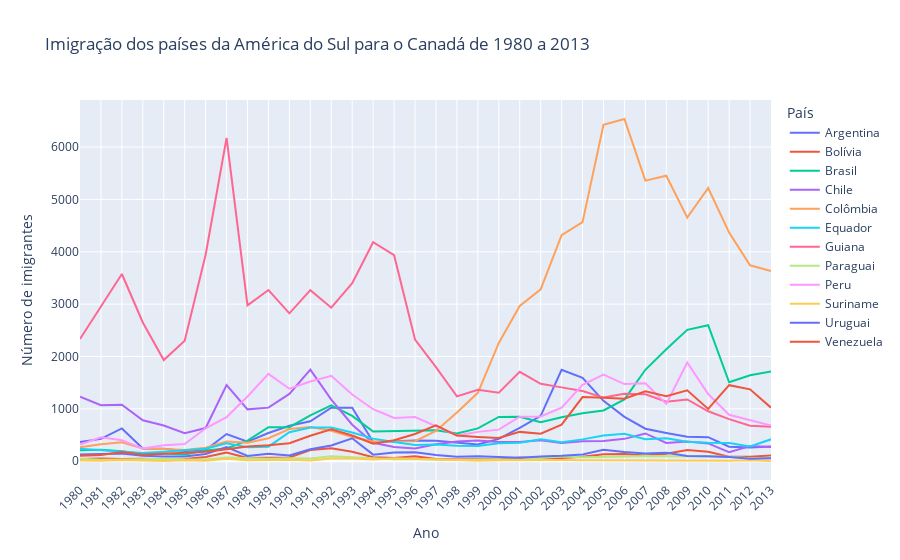

This figure's notebook cell:
### Code cell
fig = px.line(america_sul_final, x=america_sul_final.index, y=america_sul_final.columns, color='País', 
              title='Imigração dos países da América do Sul para o Canadá de 1980 a 2013')
fig.update_layout(
    xaxis={'tickangle': -45},
    xaxis_title='Ano',
    yaxis_title='Número de imigrantes')

fig.show()

### Figure 1 — Plotly figure (JSON) as saved in the notebook; plotly's stock layout.template omitted (floating-point values rounded to 4 significant figures)
{"data": [{"hovertemplate": "País=Argentina<br>index=%{x}<br>value=%{y}<extra></extra>", "legendgroup": "Argentina", "line": {"color": "#636efa", "dash": "solid"}, "marker": {"symbol": "circle"}, "mode": "lines", "name": "Argentina", "orientation": "v", "showlegend": true, "type": "scatter", "x": ["1980", "1981", "1982", "1983", "1984", "1985", "1986", "1987", "1988", "1989", "1990", "1991", "1992", "1993", "1994", "1995", "1996", "1997", "1998", "1999", "2000", "2001", "2002", "2003", "2004", "2005", "2006", "2007", "2008", "2009", "2010", "2011", "2012", "2013"], "xaxis": "x", "y": [368, 426, 626, 241, 237, 196, 213, 519, 374, 538, 678, 763, 1023, 1022, 366, 380, 396, 391, 349, 318, 427, 635, 865, 1745, 1591, 1153, 847, 620, 540, 467, 459, 278, 263, 282], "yaxis": "y"}, {"hovertemplate": "País=Bolívia<br>index=%{x}<br>value=%{y}<extra></extra>", "legendgroup": "Bolívia", "line": {"color": "#EF553B", "dash": "solid"}, "marker": {"symbol": "circle"}, "mode": "lines", "name": "Bolívia", "orientation": "v", "showlegend": true, "type": "scatter", "x": ["1980", "1981", "1982", "1983", "1984", "1985", "1986", "1987", "1988", "1989", "1990", "1991", "1992", "1993", "1994", "1995", "1996", "1997", "1998", "1999", "2000", "2001", "2002", "2003", "2004", "2005", "2006", "2007", "2008", "2009", "2010", "2011", "2012", "2013"], "xaxis": "x", "y": [44, 52, 42, 49, 38, 44, 79, 165, 63, 68, 71, 214, 247, 180, 75, 61, 96, 43, 33, 42, 33, 72, 57, 59, 85, 134, 139, 107, 143, 214, 180, 86, 83, 107], "yaxis": "y"}, {"hovertemplate": "País=Brasil<br>index=%{x}<br>value=%{y}<extra></extra>", "legendgroup": "Brasil", "line": {"color": "#00cc96", "dash": "solid"}, "marker": {"symbol": "circle"}, "mode": "lines", "name": "Brasil", "orientation": "v", "showlegend": true, "type": "scatter", "x": ["1980", "1981", "1982", "1983", "1984", "1985", "1986", "1987", "1988", "1989", "1990", "1991", "1992", "1993", "1994", "1995", "1996", "1997", "1998", "1999", "2000", "2001", "2002", "2003", "2004", "2005", "2006", "2007", "2008", "2009", "2010", "2011", "2012", "2013"], "xaxis": "x", "y": [211, 220, 192, 139, 145, 130, 205, 244, 394, 650, 650, 877, 1066, 866, 566, 572, 586, 591, 531, 626, 845, 847, 745, 839, 917, 969, 1181, 1746, 2138, 2509, 2598, 1508, 1642, 1714], "yaxis": "y"}, {"hovertemplate": "País=Chile<br>index=%{x}<br>value=%{y}<extra></extra>", "legendgroup": "Chile", "line": {"color": "#ab63fa", "dash": "solid"}, "marker": {"symbol": "circle"}, "mode": "lines", "name": "Chile", "orientation": "v", "showlegend": true, "type": "scatter", "x": ["1980", "1981", "1982", "1983", "1984", "1985", "1986", "1987", "1988", "1989", "1990", "1991", "1992", "1993", "1994", "1995", "1996", "1997", "1998", "1999", "2000", "2001", "2002", "2003", "2004", "2005", "2006", "2007", "2008", "2009", "2010", "2011", "2012", "2013"], "xaxis": "x", "y": [1233, 1069, 1078, 781, 681, 533, 633, 1454, 990, 1023, 1286, 1749, 1175, 697, 352, 273, 244, 325, 376, 397, 366, 369, 401, 347, 383, 384, 427, 530, 350, 375, 340, 174, 291, 273], "yaxis": "y"}, {"hovertemplate": "País=Colômbia<br>index=%{x}<br>value=%{y}<extra></extra>", "legendgroup": "Colômbia", "line": {"color": "#FFA15A", "dash": "solid"}, "marker": {"symbol": "circle"}, "mode": "lines", "name": "Colômbia", "orientation": "v", "showlegend": true, "type": "scatter", "x": ["1980", "1981", "1982", "1983", "1984", "1985", "1986", "1987", "1988", "1989", "1990", "1991", "1992", "1993", "1994", "1995", "1996", "1997", "1998", "1999", "2000", "2001", "2002", "2003", "2004", "2005", "2006", "2007", "2008", "2009", "2010", "2011", "2012", "2013"], "xaxis": "x", "y": [266, 326, 360, 244, 235, 214, 257, 376, 352, 439, 614, 652, 582, 464, 375, 371, 381, 578, 929, 1306, 2259, 2965, 3283, 4318, 4566, 6424, 6535, 5357, 5452, 4652, 5218, 4366, 3741, 3631], "yaxis": "y"}, {"hovertemplate": "País=Equador<br>index=%{x}<br>value=%{y}<extra></extra>", "legendgroup": "Equador", "line": {"color": "#19d3f3", "dash": "solid"}, "marker": {"symbol": "circle"}, "mode": "lines", "name": "Equador", "orientation": "v", "showlegend": true, "type": "scatter", "x": ["1980", "1981", "1982", "1983", "1984", "1985", "1986", "1987", "1988", "1989", "1990", "1991", "1992", "1993", "1994", "1995", "1996", "1997", "1998", "1999", "2000", "2001", "2002", "2003", "2004", "2005", "2006", "2007", "2008", "2009", "2010", "2011", "2012", "2013"], "xaxis": "x", "y": [238, 207, 184, 155, 179, 208, 240, 344, 265, 278, 552, 643, 644, 547, 431, 368, 310, 317, 295, 291, 342, 353, 418, 361, 417, 491, 525, 419, 437, 373, 353, 348, 282, 418], "yaxis": "y"}, {"hovertemplate": "País=Guiana<br>index=%{x}<br>value=%{y}<extra></extra>", "legendgroup": "Guiana", "line": {"color": "#FF6692", "dash": "solid"}, "marker": {"symbol": "circle"}, "mode": "lines", "name": "Guiana", "orientation": "v", "showlegend": true, "type": "scatter", "x": ["1980", "1981", "1982", "1983", "1984", "1985", "1986", "1987", "1988", "1989", "1990", "1991", "1992", "1993", "1994", "1995", "1996", "1997", "1998", "1999", "2000", "2001", "2002", "2003", "2004", "2005", "2006", "2007", "2008", "2009", "2010", "2011", "2012", "2013"], "xaxis": "x", "y": [2334, 2943, 3575, 2650, 1932, 2299, 3942, 6174, 2977, 3270, 2824, 3266, 2932, 3399, 4181, 3935, 2324, 1795, 1238, 1366, 1308, 1707, 1479, 1410, 1341, 1215, 1286, 1277, 1137, 1180, 953, 804, 676, 656], "yaxis": "y"}, {"hovertemplate": "País=Paraguai<br>index=%{x}<br>value=%{y}<extra></extra>", "legendgroup": "Paraguai", "line": {"color": "#B6E880", "dash": "solid"}, "marker": {"symbol": "circle"}, "mode": "lines", "name": "Paraguai", "orientation": "v", "showlegend": true, "type": "scatter", "x": ["1980", "1981", "1982", "1983", "1984", "1985", "1986", "1987", "1988", "1989", "1990", "1991", "1992", "1993", "1994", "1995", "1996", "1997", "1998", "1999", "2000", "2001", "2002", "2003", "2004", "2005", "2006", "2007", "2008", "2009", "2010", "2011", "2012", "2013"], "xaxis": "x", "y": [45, 26, 32, 40, 48, 36, 34, 72, 53, 48, 56, 51, 94, 75, 46, 39, 38, 30, 25, 34, 29, 34, 60, 88, 74, 75, 88, 98, 95, 88, 89, 83, 55, 66], "yaxis": "y"}, {"hovertemplate": "País=Peru<br>index=%{x}<br>value=%{y}<extra></extra>", "legendgroup": "Peru", "line": {"color": "#FF97FF", "dash": "solid"}, "marker": {"symbol": "circle"}, "mode": "lines", "name": "Peru", "orientation": "v", "showlegend": true, "type": "scatter", "x": ["1980", "1981", "1982", "1983", "1984", "1985", "1986", "1987", "1988", "1989", "1990", "1991", "1992", "1993", "1994", "1995", "1996", "1997", "1998", "1999", "2000", "2001", "2002", "2003", "2004", "2005", "2006", "2007", "2008", "2009", "2010", "2011", "2012", "2013"], "xaxis": "x", "y": [317, 456, 401, 241, 306, 328, 628, 843, 1237, 1667, 1384, 1522, 1632, 1274, 993, 827, 845, 676, 493, 560, 603, 849, 855, 1023, 1460, 1653, 1473, 1490, 1094, 1884, 1283, 886, 787, 682], "yaxis": "y"}, {"hovertemplate": "País=Suriname<br>index=%{x}<br>value=%{y}<extra></extra>", "legendgroup": "Suriname", "line": {"color": "#FECB52", "dash": "solid"}, "marker": {"symbol": "circle"}, "mode": "lines", "name": "Suriname", "orientation": "v", "showlegend": true, "type": "scatter", "x": ["1980", "1981", "1982", "1983", "1984", "1985", "1986", "1987", "1988", "1989", "1990", "1991", "1992", "1993", "1994", "1995", "1996", "1997", "1998", "1999", "2000", "2001", "2002", "2003", "2004", "2005", "2006", "2007", "2008", "2009", "2010", "2011", "2012", "2013"], "xaxis": "x", "y": [15, 10, 21, 12, 5, 16, 7, 46, 16, 24, 26, 13, 53, 51, 32, 58, 51, 35, 22, 11, 16, 22, 22, 22, 17, 15, 16, 20, 9, 12, 13, 11, 16, 4], "yaxis": "y"}, {"hovertemplate": "País=Uruguai<br>index=%{x}<br>value=%{y}<extra></extra>", "legendgroup": "Uruguai", "line": {"color": "#636efa", "dash": "solid"}, "marker": {"symbol": "circle"}, "mode": "lines", "name": "Uruguai", "orientation": "v", "showlegend": true, "type": "scatter", "x": ["1980", "1981", "1982", "1983", "1984", "1985", "1986", "1987", "1988", "1989", "1990", "1991", "1992", "1993", "1994", "1995", "1996", "1997", "1998", "1999", "2000", "2001", "2002", "2003", "2004", "2005", "2006", "2007", "2008", "2009", "2010", "2011", "2012", "2013"], "xaxis": "x", "y": [128, 132, 146, 105, 90, 92, 137, 269, 99, 144, 111, 229, 299, 437, 125, 164, 171, 117, 87, 93, 75, 64, 91, 103, 130, 217, 175, 147, 160, 99, 93, 81, 47, 58], "yaxis": "y"}, {"hovertemplate": "País=Venezuela<br>index=%{x}<br>value=%{y}<extra></extra>", "legendgroup": "Venezuela", "line": {"color": "#EF553B", "dash": "solid"}, "marker": {"symbol": "circle"}, "mode": "lines", "name": "Venezuela", "orientation": "v", "showlegend": true, "type": "scatter", "x": ["1980", "1981", "1982", "1983", "1984", "1985", "1986", "1987", "1988", "1989", "1990", "1991", "1992", "1993", "1994", "1995", "1996", "1997", "1998", "1999", "2000", "2001", "2002", "2003", "2004", "2005", "2006", "2007", "2008", "2009", "2010", "2011", "2012", "2013"], "xaxis": "x", "y": [103, 117, 174, 124, 142, 165, 179, 229, 279, 304, 344, 487, 610, 490, 334, 402, 520, 686, 489, 464, 443, 560, 524, 699, 1224, 1211, 1192, 1335, 1239, 1353, 998, 1452, 1373, 1022], "yaxis": "y"}], "layout": {"legend": {"title": {"text": "País"}, "tracegroupgap": 0}, "title": {"text": "Imigração dos países da América do Sul para o Canadá de 1980 a 2013"}, "xaxis": {"anchor": "y", "domain": [0, 1], "tickangle": -45, "title": {"text": "Ano"}}, "yaxis": {"anchor": "x", "domain": [0, 1], "title": {"text": "Número de imigrantes"}}}}
